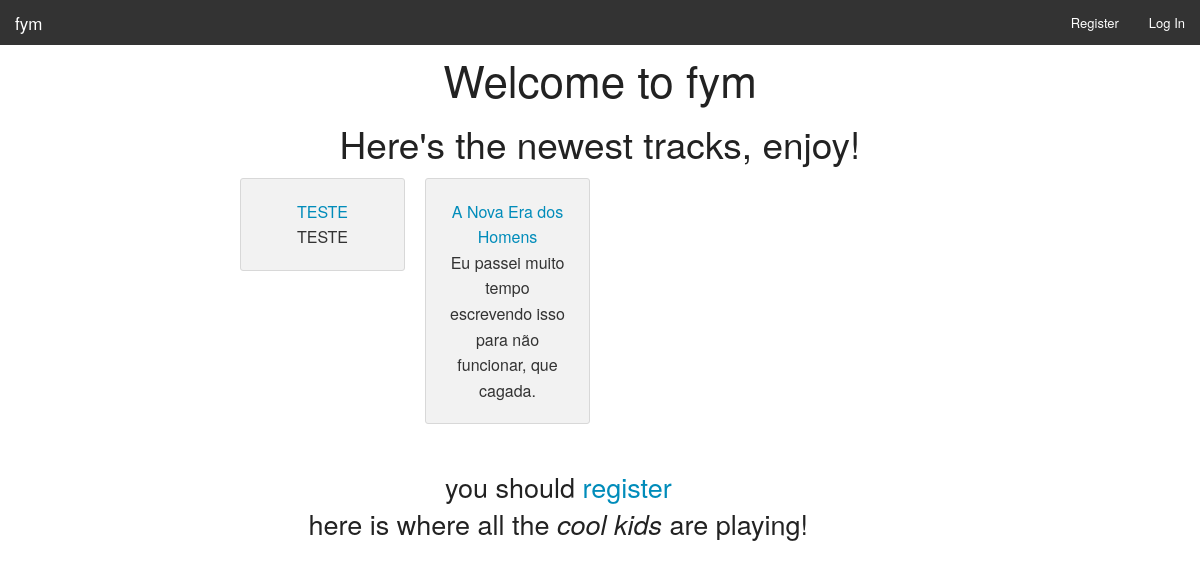
Before: /fym/ with the older database file.
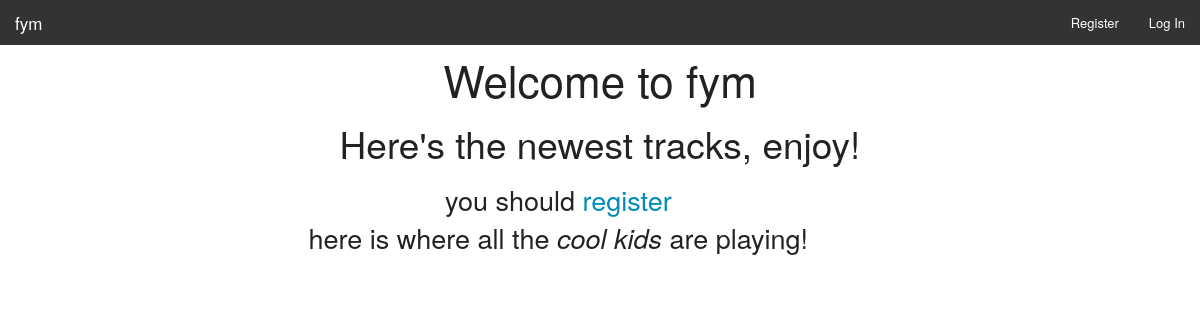
After: the same page with the newer database file.
### fym/models.py (models this page shows, shortened)
class Trilha(models.Model):
    name = models.CharField(max_length=128, unique=True)
    slug = models.SlugField(unique=True)
    likes = models.IntegerField(default=0)
    def get_first(self):
        bloco = Bloco.objects.filter(trilha = self.id)
        try:
            return bloco[0]
        except IndexError:
            return 'Ninguem comecou esta historia ainda.'

class Bloco(models.Model):
    trilha = models.ForeignKey(Trilha)
    usuario = models.ForeignKey(User)
    texto = models.CharField(max_length=2000, unique=True)
    hearts = models.IntegerField(default=0)
    def __unicode__(self):
        return self.texto

### fym/views.py (the view)
def index(request):
    dicio = {}
    dicio['trilhas'] = Trilha.objects.order_by('-id')[:8]
    if request.user.is_authenticated():
        user = request.user
        dicio['usuario'] = Usuario.objects.get(user=user)
    response = render(request, 'fym/index.html', dicio)
    return response

### templates/fym/index.html (shortened to what this page needs)
{% extends 'fym/base.html' %}
{% load staticfiles %}
{% block body %}
	<div class="row" style="text-align:center;">
		<div class="small-11 medium-10 large-9 small-centered columns">
			<h1>Welcome to fym</h1>
			<h2>Here's the newest tracks, enjoy!</h2>
			<ul class="small-block-grid-2 medium-block-grid-3 large-block-grid-4">
			{% for trilha in trilhas %}
				<li>
					<div class="panel radius">
						<a href="/fym/trilha/{{ trilha.slug }}/">{{ trilha.name }}</a>
						<p>{{ trilha.get_first }}</p>
					</div>
				</li>
			{% endfor %}
			</ul>
		</div>
	</div>
	{% if not user.is_authenticated %}
	<div class="row" style="text-align:center;">
		<div class="small-11 centered columns">
			<h3>you should <a href="{% url 'signup' %}">register</a><br /> here is where all the <i>cool kids</i> are playing!</h3>
		</div>
	</div>
	{% endif %}
{% endblock %}

### templates/fym/base.html (shortened to what this page needs)
<!DOCTYPE html>
{% load staticfiles %}
<html class="no-js" lang="en">
<head>
	<link rel="stylesheet" href="{% static 'css/foundation.css' %}" />
</head>
<body>
	<div class="fixed">
		<nav class="top-bar" data-topbar role="navigation">
			<ul class="title-area">
				<li class="name"> <h1><a href="{% url 'index' %}">fym</a></h1> </li>
			</ul>
			<section class="top-bar-section">
				<ul class="right">
					{% if user.is_authenticated %}
					<li><a href="{% url 'add_trilha' %}"><strong>+</strong> Nova Trilha</a></li>
						<li class="has-dropdown"> <a>{{ usuario.apelido }}</a>
							<ul class="dropdown">
								<li><a href="{% url 'meus_blocos' %}">My Blocks</a></li>
								<li><a href="{% url 'logout' %}">Logout</a></li>
							</ul>
						</li>
					 {% else %}
					 	<li><a href="{% url 'signup' %}">Register</a></li>
					 	<li><a href ="{% url 'login' %}">Log In</a></li>
					 {% endif %}
				</ul>
			</section>
		</nav>
	</div>
	{% block body %}
	{% endblock %}
</body>
</html>

Changed rows visible on the page:
removed Trilha: name "TESTE", get_first "TESTE"
removed Trilha: name "A Nova Era dos Homens", get_first "Eu passei muito tempo escrevendo isso para não funcionar, que cagada."
